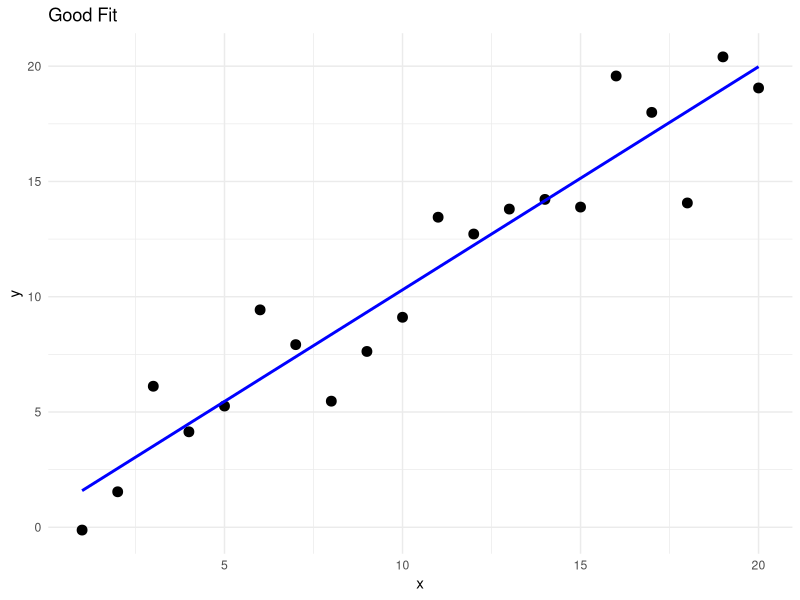
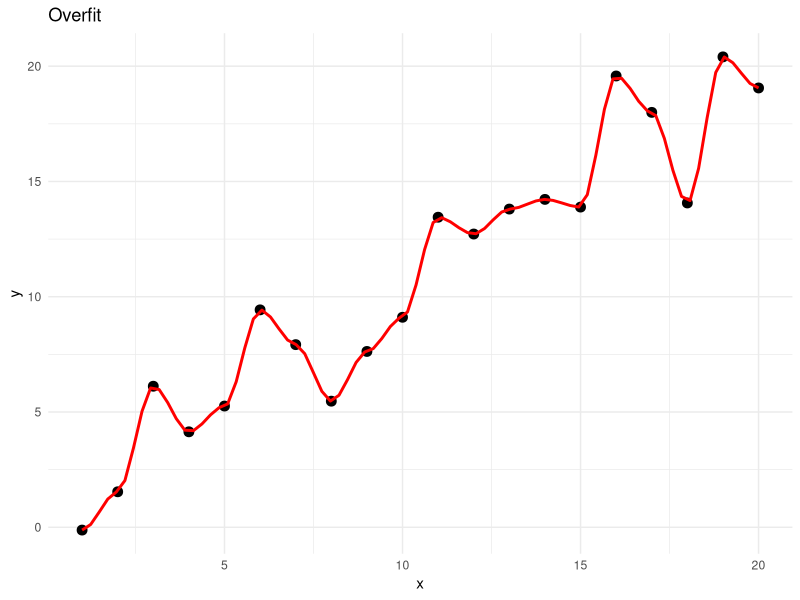
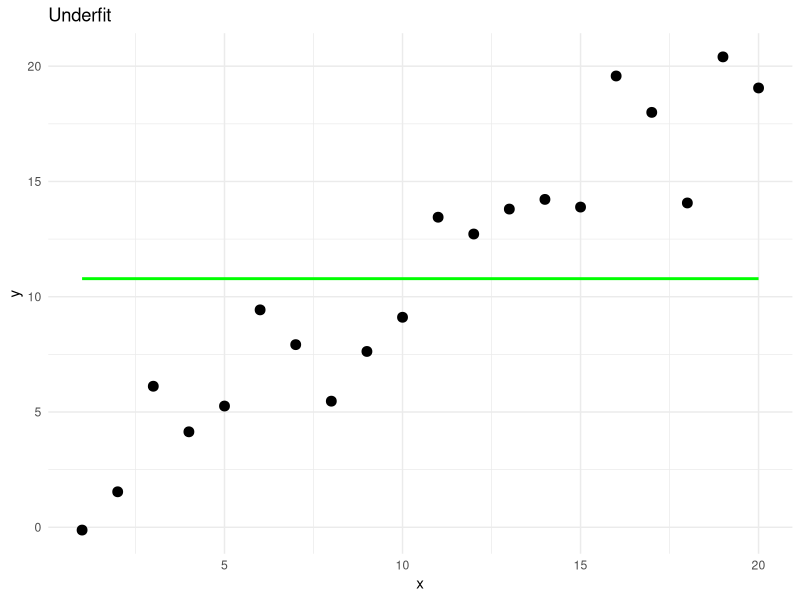

Source code (R) for these figures, in order:
library(ggplot2)

# Create sample data
set.seed(123)
x <- 1:20
y <- x + rnorm(20, 0, 2)  # True relationship is linear with some noise
df <- data.frame(x = x, y = y)

# Create three plots to show different levels of fitting
p1 <- ggplot(df, aes(x = x, y = y)) +
  geom_point(color = "black", size = 3) +
  geom_smooth(method = "lm", color = "blue", se = FALSE) +
  ggtitle("Good Fit") +
  theme_minimal()

p2 <- ggplot(df, aes(x = x, y = y)) +
  geom_point(color = "black", size = 3) +
  geom_smooth(method = "loess", span = 0.1, color = "red", se = FALSE) +
  ggtitle("Overfit") +
  theme_minimal()

p3 <- ggplot(df, aes(x = x, y = y)) +
  geom_point(color = "black", size = 3) +
  stat_smooth(method = "lm", formula = y ~ 1, color = "green", se = FALSE) +
  ggtitle("Underfit") +
  theme_minimal()

# Display plots
print(p1)
print(p2)
print(p3)